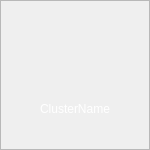
<?xml version="1.0" encoding="UTF-8"?>
<ui version="4.0">
 <class>ClusterTile</class>
 <widget class="QWidget" name="ClusterTile">
  <property name="geometry">
   <rect>
    <x>0</x>
    <y>0</y>
    <width>150</width>
    <height>150</height>
   </rect>
  </property>
  <property name="minimumSize">
   <size>
    <width>150</width>
    <height>150</height>
   </size>
  </property>
  <property name="maximumSize">
   <size>
    <width>150</width>
    <height>150</height>
   </size>
  </property>
  <property name="cursor">
   <cursorShape>PointingHandCursor</cursorShape>
  </property>
  <property name="windowTitle">
   <string>Form</string>
  </property>
  <property name="styleSheet">
   <string notr="true"/>
  </property>
  <layout class="QHBoxLayout" name="horizontalLayout">
   <property name="spacing">
    <number>0</number>
   </property>
   <property name="leftMargin">
    <number>0</number>
   </property>
   <property name="topMargin">
    <number>0</number>
   </property>
   <property name="rightMargin">
    <number>0</number>
   </property>
   <property name="bottomMargin">
    <number>0</number>
   </property>
   <item>
    <widget class="QFrame" name="frame">
     <property name="minimumSize">
      <size>
       <width>150</width>
       <height>150</height>
      </size>
     </property>
     <property name="maximumSize">
      <size>
       <width>150</width>
       <height>150</height>
      </size>
     </property>
     <property name="styleSheet">
      <string notr="true"/>
     </property>
     <property name="frameShape">
      <enum>QFrame::StyledPanel</enum>
     </property>
     <property name="frameShadow">
      <enum>QFrame::Raised</enum>
     </property>
     <layout class="QVBoxLayout" name="verticalLayout">
      <item>
       <widget class="QLabel" name="label">
        <property name="styleSheet">
         <string notr="true">
QLabel
{
	color: rgb(255, 255, 255);
}

QLabel:hover
{
	
	background-color: rgb(28, 28, 28);
}
</string>
        </property>
        <property name="text">
         <string/>
        </property>
        <property name="pixmap">
         <pixmap resource="../resources/resources.qrc">:/icons/icons/folder-icon.png</pixmap>
        </property>
        <property name="alignment">
         <set>Qt::AlignCenter</set>
        </property>
       </widget>
      </item>
      <item>
       <widget class="QLabel" name="clusterName">
        <property name="styleSheet">
         <string notr="true">
QLabel
{
	color: rgb(255, 255, 255);
}

QLabel:hover
{
	
	background-color: rgb(28, 28, 28);
}
</string>
        </property>
        <property name="text">
         <string>ClusterName</string>
        </property>
        <property name="alignment">
         <set>Qt::AlignCenter</set>
        </property>
       </widget>
      </item>
     </layout>
    </widget>
   </item>
  </layout>
 </widget>
 <resources>
  <include location="../resources/resources.qrc"/>
 </resources>
 <connections/>
</ui>
